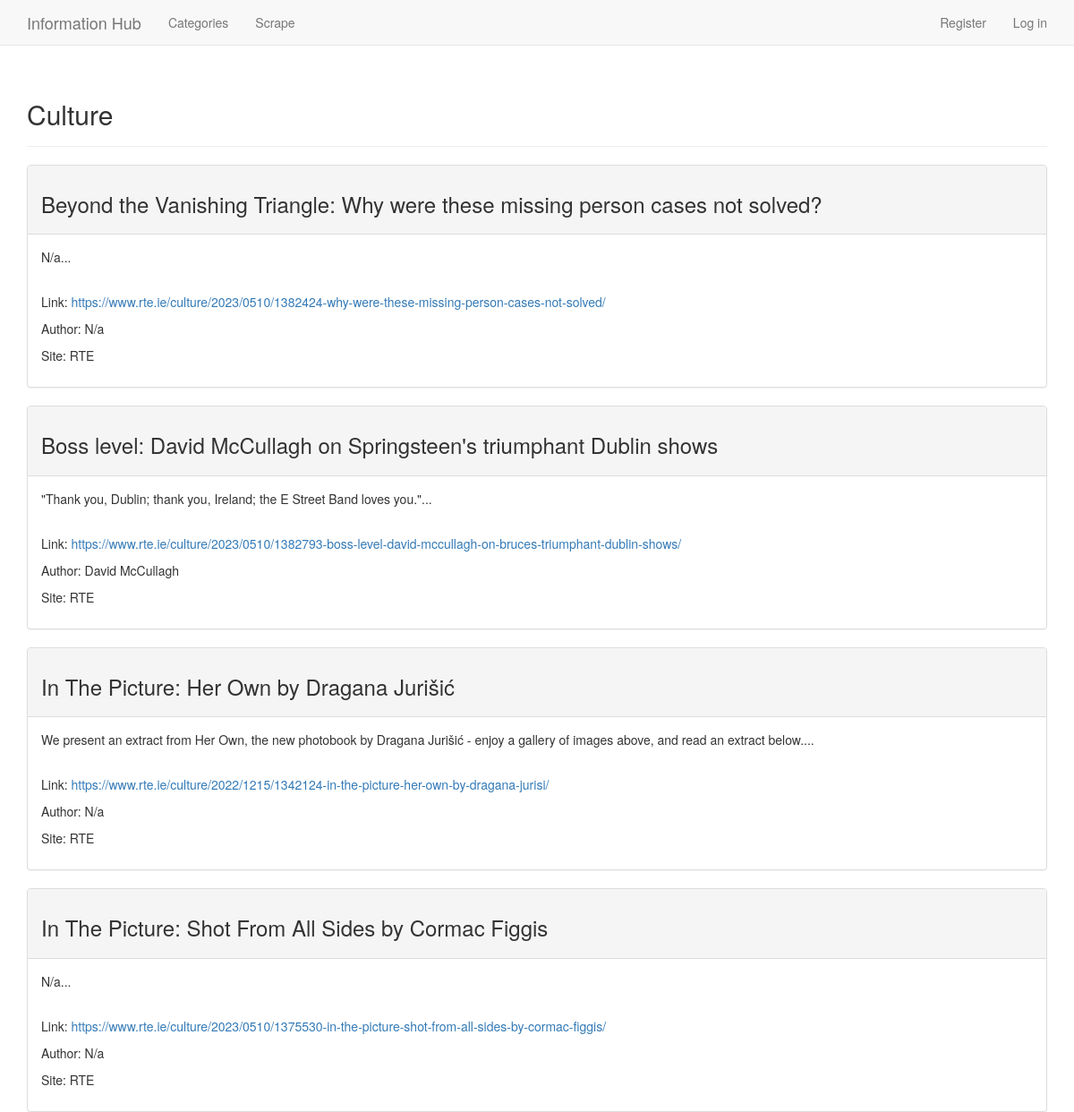
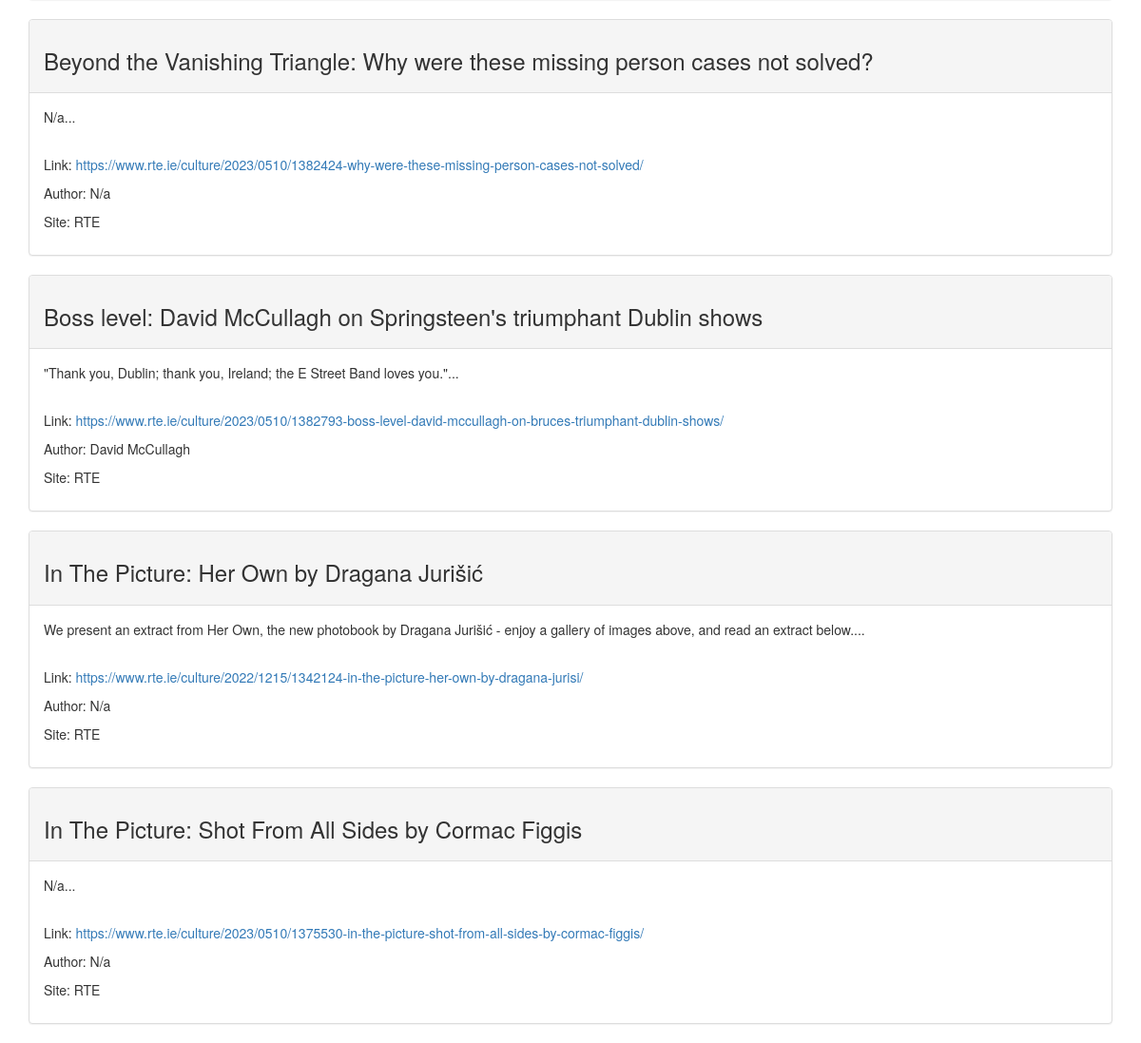
The page /categories/5/ on the database its author committed (2 pictures, top to bottom).
### info_hubs/models.py (models this page shows, shortened)
class Category(models.Model):
    text = models.CharField(max_length=200)
    date_added = models.DateTimeField(auto_now_add=True)
    class Meta:
        verbose_name_plural = 'categories'
    def __str__(self):
        return self.text

class Article(models.Model):
    category = models.ForeignKey(
        Category,
        on_delete=models.CASCADE
    )
    text = models.TextField()
    date_added = models.DateTimeField(auto_now_add=True)
    class Meta:
        verbose_name_plural = 'articles'
    def __str__(self):
        return self.text

### info_hubs/views.py (the view)
# urls.py: re_path('^categories/(?P<category_id>\d+)/$', views.category, name='category'),
def category(request, category_id):
    category = Category.objects.get(id=category_id)
    articles = category.article_set.order_by('-date_added')
    for article in articles:
        soup = BeautifulSoup(article.text, 'html.parser')
        headline = soup.find('h3')
        image = soup.find('a href')
        if headline:
            article.headline = headline.text
            article.text = str(soup).replace(str(headline), '')
        if image:
            article.image = image['href']
            article.text = str(soup).replace(str(image), '')
    context = {'category': category, 'articles': articles}
    return render(request, 'info_hubs/category.html', context)

### info_hubs/templates/info_hubs/category.html (shortened to what this page needs)
{% extends 'info_hubs/base.html' %}
{% block header %}
  <h2>{{ category }}</h2>
{% endblock header %}
{% block content %}
  {% for article in articles %}
      <div class="panel panel-default">
        <div class="panel-heading">
        <h3>
          {{ article.headline }}
        </h3>
      </div>
      <div class="panel-body">
        {{ article|safe }}
      </div>
    </div>
    {% empty %}
      There are no entries for this topic yet.
    {% endfor %}
{% endblock content %}

### rows shown on the page
Category: text "Culture"
Article: headline "Beyond the Vanishing Triangle: Why were these missing person cases not solved?", text "N/a... Link: https://www.rte.ie/culture/2023/0510/1382424-why-were-these-missing-person-cases-not-solved/ Author: N/a Site: RTE"
Article: headline "Boss level: David McCullagh on Springsteen's triumphant Dublin shows", text "\"Thank you, Dublin; thank you, Ireland; the E Street Band loves you.\"... Link: https://www.rte.ie/culture/2023/0510/1382793-boss-level-david-mccullagh-on-bruces-triumphant-dublin-shows/ Author: David McCullagh Site: RTE"
Article: headline "In The Picture: Her Own by Dragana Jurišić", text "We present an extract from Her Own, the new photobook by Dragana Jurišić - enjoy a gallery of images above, and read an extract below.... Link: https://www.rte.ie/culture/2022/1215/1342124-in-the-picture-her-own-by-dragana-jurisi/ Author: N/a Site: RTE"
Article: headline "In The Picture: Shot From All Sides by Cormac Figgis", text "N/a... Link: https://www.rte.ie/culture/2023/0510/1375530-in-the-picture-shot-from-all-sides-by-cormac-figgis/ Author: N/a Site: RTE"
Article: headline "Beyond the Vanishing Triangle: Why were these missing person cases not solved?", text "N/a... Link: https://www.rte.ie/culture/2023/0510/1382424-why-were-these-missing-person-cases-not-solved/ Author: N/a Site: RTE"
Article: headline "Boss level: David McCullagh on Springsteen's triumphant Dublin shows", text "\"Thank you, Dublin; thank you, Ireland; the E Street Band loves you.\"... Link: https://www.rte.ie/culture/2023/0510/1382793-boss-level-david-mccullagh-on-bruces-triumphant-dublin-shows/ Author: David McCullagh Site: RTE"
Article: headline "In The Picture: Her Own by Dragana Jurišić", text "We present an extract from Her Own, the new photobook by Dragana Jurišić - enjoy a gallery of images above, and read an extract below.... Link: https://www.rte.ie/culture/2022/1215/1342124-in-the-picture-her-own-by-dragana-jurisi/ Author: N/a Site: RTE"
Article: headline "In The Picture: Shot From All Sides by Cormac Figgis", text "N/a... Link: https://www.rte.ie/culture/2023/0510/1375530-in-the-picture-shot-from-all-sides-by-cormac-figgis/ Author: N/a Site: RTE"
